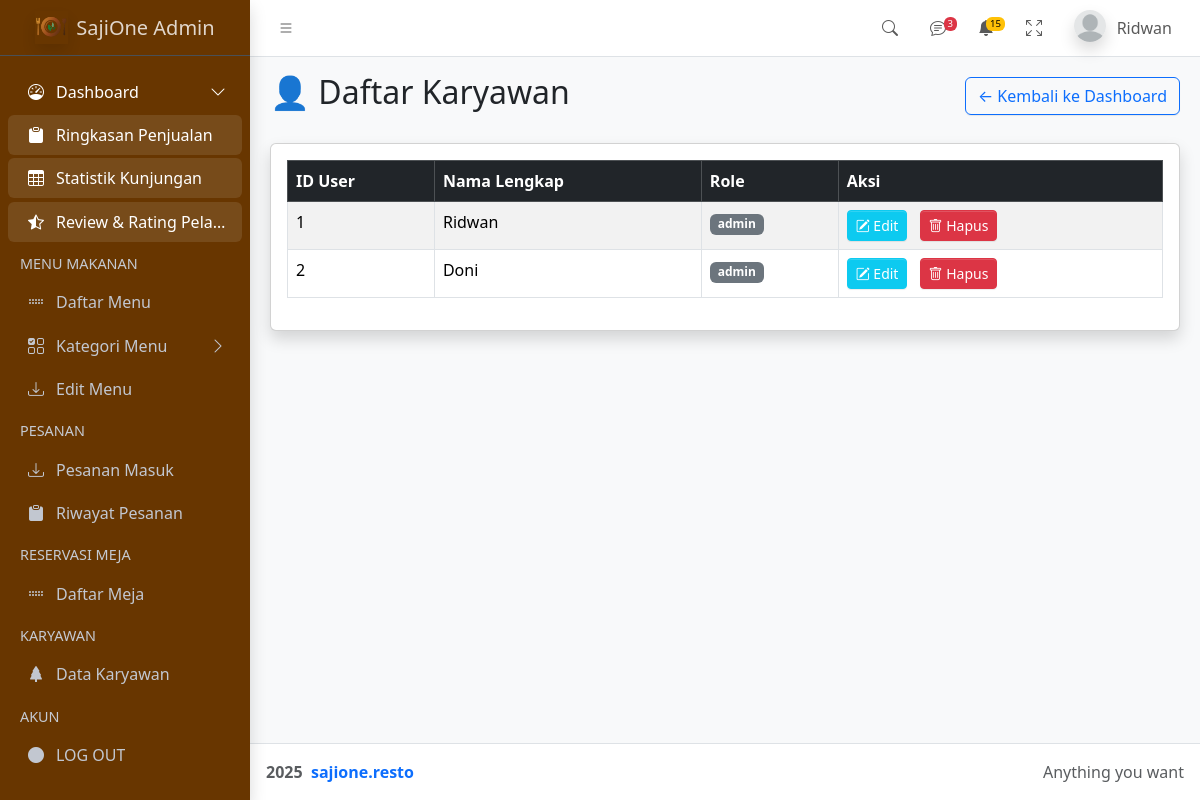
The app's page /docs/daftar-karyawan.php (signed in) with its own data.
### tables this page shows
CREATE TABLE `users` (
  `id_user` int NOT NULL,
  `username` varchar(50) DEFAULT NULL,
  `password` varchar(255) DEFAULT NULL,
  `nama_lengkap` varchar(100) DEFAULT NULL,
  `role` enum('admin','pelayan','kasir','chef') NOT NULL,
  `created_at` timestamp NULL DEFAULT CURRENT_TIMESTAMP
);

### docs/daftar-karyawan.php (the view, shortened to what this page needs)
<?php
include '../conn.php';
$query_users = "SELECT id_user, nama_lengkap, role FROM users";
$result_users = mysqli_query($conn, $query_users);
?>
<!doctype html>
<html lang="en">
<head>
    <link
        rel="stylesheet"
        href="https://cdn.jsdelivr.net/npm/@fontsource/source-sans-3@5.0.12/index.css"
        media="print"
        onload="this.media='all'"
    />
    <link
        rel="stylesheet"
        href="https://cdn.jsdelivr.net/npm/overlayscrollbars@2.11.0/styles/overlayscrollbars.min.css"
    />
    <link
        rel="stylesheet"
        href="https://cdn.jsdelivr.net/npm/bootstrap-icons@1.13.1/font/bootstrap-icons.min.css"
    />
    <link rel="stylesheet" href="../css/adminlte.css" />
    </head>
<body class="layout-fixed sidebar-expand-lg sidebar-open bg-body-tertiary">
    <div class="app-wrapper">
        <nav class="app-header navbar navbar-expand bg-body">
            <div class="container-fluid">
            <ul class="navbar-nav">
                <li class="nav-item">
                <a class="nav-link" data-lte-toggle="sidebar" href="#" role="button">
                    <i class="bi bi-list"></i>
                </a>
                </li>
            </ul>
            <ul class="navbar-nav ms-auto">
                <li class="nav-item">
                <a class="nav-link" data-widget="navbar-search" href="#" role="button">
                    <i class="bi bi-search"></i>
                </a>
                </li>
                <li class="nav-item dropdown">
                <a class="nav-link" data-bs-toggle="dropdown" href="#">
                    <i class="bi bi-chat-text"></i>
                    <span class="navbar-badge badge text-bg-danger">3</span>
                </a>
                </li>
                <li class="nav-item dropdown">
                <a class="nav-link" data-bs-toggle="dropdown" href="#">
                    <span class="navbar-badge badge text-bg-warning">15</span>
                </a>
                </li>
                <li class="nav-item">
                <a class="nav-link" href="#" data-lte-toggle="fullscreen">
                    <i data-lte-icon="maximize" class="bi bi-arrows-fullscreen"></i>
                </a>
                </li>
                <li class="nav-item dropdown user-menu">
                <a href="#" class="nav-link dropdown-toggle" data-bs-toggle="dropdown">
                    <img
                    src="../assets/img/profile.jpg"
                    class="user-image rounded-circle shadow"
                    alt="User Image"
                    />
                    <span class="d-none d-md-inline"><?php echo $_SESSION['nama_lengkap']; ?></span>
                </a>
            </div>
            </nav>
        <aside class="app-sidebar bg-body-secondary shadow" data-bs-theme="dark">
            <div class="sidebar-brand">
            <a href="./admin1.php" class="brand-link">
                <img
                src="../assets/img/SajiOne.png" alt="AdminLTE Logo" class="brand-image opacity-75 shadow"/>
                <span class="brand-text fw-light">SajiOne Admin</span>
                </a>
            </div>
            <div class="sidebar-wrapper">
            <nav class="mt-2">
                <ul
                class="nav sidebar-menu flex-column"
                data-lte-toggle="treeview"
                role="navigation"
                aria-label="Main navigation"
                data-accordion="false"
                id="navigation"
                >
                <li class="nav-item menu-open">
                    <a href="#" class="nav-link active">
                    <i class="nav-icon bi bi-speedometer"></i>
                    <p>
                        Dashboard
                    </p>
                    </a>
                    <ul class="nav nav-treeview">
                    <li class="nav-item">
                        <a href="../admin1.php" class="nav-link active">
                        <i class="nav-icon bi bi-clipboard-fill"></i>
                        <p>Ringkasan Penjualan</p>
                        </a>
                    </li>
                    </ul>
                    <ul class="nav nav-treeview">
                    <li class="nav-item">
                        <a href="../statistik-kunjungan.php" class="nav-link active">
                        <i class="nav-icon bi bi-table"></i>
                        <p>Statistik Kunjungan</p>
                        </a>
                    </li>
                    </ul>
                    <ul class="nav nav-treeview">
                    <li class="nav-item">
                        <a href="../UI/timeline.php" class="nav-link active">
                        <i class="nav-icon bi bi-star-half"></i>
                        <p>Review & Rating Pelanggan</p>
                        </a>
                    </li>
                    </ul>
                </li>
                <li class="nav-header">MENU MAKANAN</li>
                <li class="nav-item">
                    <a href="../docs/introduction.php" class="nav-link">
                    <i class="nav-icon bi bi-grip-horizontal"></i>
                    <p>Daftar Menu</p>
                    </a>
                </li>
                <li class="nav-item">
                    <a href="#" class="nav-link">
                    <i class="nav-icon bi bi-ui-checks-grid"></i>
                    <p>
                        Kategori Menu
                    </p>
                    </a>
                </li>
                <li class="nav-item">
                    <a href="../docs/tambah-edit-menu.php" class="nav-link">
                    <i class="nav-icon bi bi-download"></i>
                    <p>Edit Menu</p>
                    </a>
                </li>
                <li class="nav-header">PESANAN</li>
                <li class="nav-item">
                    <a href="../docs/pesanan-masuk.php" class="nav-link">
                    <i class="nav-icon bi bi-download"></i>
                    <p>Pesanan Masuk</p>
                    </a>
                </li>
                <li class="nav-item">
                    <a href="../docs/riwayat-pesanan.php" class="nav-link">
                    <i class="nav-icon bi bi-clipboard-fill"></i>
                    <p>Riwayat Pesanan</p>
                    </a>
                </li>
                <li class="nav-header">RESERVASI MEJA</li>
                <li class="nav-item">
                    <a href="../docs/daftar-meja.php" class="nav-link">
                    <i class="nav-icon bi bi-grip-horizontal"></i>
                    <p>Daftar Meja</p>
                    </a>
                </li>
                <li class="nav-header">KARYAWAN</li>
                <li class="nav-item">
                    <a href="../docs/daftar-karyawan.php" class="nav-link">
                    <i class="nav-icon bi bi-tree-fill"></i>
                    <p>Data Karyawan</p>
                    </a>
                </li>
                <li class="nav-header">AKUN</li>
                <li class="nav-item">
                    <a href="../login.php" class="nav-link">
                    <i class="nav-icon bi bi-circle-fill"></i>
                    <p>LOG OUT</p>
                    </a>
                </li>
                </ul>
                </nav>
            </div>
            </aside>
        <main class="app-main">
            <div class="app-content-header">
                <div class="container-fluid">
                    <div class="d-flex justify-content-between align-items-center mb-4">
                        <h2>👤 Daftar Karyawan</h2>
                        <a href="../admin1.php" class="btn btn-outline-primary">← Kembali ke Dashboard</a>
                    </div>
                    <div class="card shadow">
                        <div class="card-body">
                            <div class="table-responsive">
                                <table class="table table-bordered table-striped">
                                    <thead class="table-dark">
                                        <tr>
                                            <th>ID User</th>
                                            <th>Nama Lengkap</th>
                                            <th>Role</th>
                                            <th>Aksi</th>
                                        </tr>
                                    </thead>
                                    <tbody>
                                        <?php
                                        if (mysqli_num_rows($result_users) > 0) {
                                            while ($row_user = mysqli_fetch_assoc($result_users)) {
                                        ?>
                                            <tr>
                                                <td><?= htmlspecialchars($row_user['id_user']) ?></td>
                                                <td><?= htmlspecialchars($row_user['nama_lengkap']) ?></td>
                                                <td><span class="badge bg-secondary"><?= htmlspecialchars($row_user['role']) ?></span></td>
                                                <td>
                                                    <button type="button" class="btn btn-sm btn-info text-white me-2"
                                                            data-bs-toggle="modal" data-bs-target="#modalEditKaryawan"
                                                            data-id="<?= htmlspecialchars($row_user['id_user']) ?>"
                                                            data-nama="<?= htmlspecialchars($row_user['nama_lengkap']) ?>"
                                                            data-role="<?= htmlspecialchars($row_user['role']) ?>">
                                                        <i class="bi bi-pencil-square"></i> Edit
                                                    </button>
                                                    <button type="button" class="btn btn-sm btn-danger"
                                                            data-bs-toggle="modal" data-bs-target="#modalHapusKaryawan"
                                                            data-id="<?= htmlspecialchars($row_user['id_user']) ?>"
                                                            data-nama="<?= htmlspecialchars($row_user['nama_lengkap']) ?>">
                                                        <i class="bi bi-trash"></i> Hapus
                                                    </button>
                                                </td>
                                            </tr>
                                        <?php
                                            }
                                        } else {
                                        ?>
                                            <tr>
                                                <td colspan="4" class="text-center">Tidak ada data karyawan.</td>
                                            </tr>
                                        <?php
                                        }
                                        ?>
                                    </tbody>
                                </table>
                            </div>
                        </div>
                    </div>
                </div>
                </div>
            </main>
        <footer class="app-footer">
            <div class="float-end d-none d-sm-inline">Anything you want</div>
            <strong>
            <strong>
            2025&nbsp;
            <a href="https://Sajione.resto" class="text-decoration-none">sajione.resto</a>
            </strong>
        </footer>
        </div>
    </body>
</html>

### records on screen
users: id_user "1", nama_lengkap "Ridwan", role "admin"
users: id_user "2", nama_lengkap "Doni", role "admin"

### other values on screen
$_SESSION['nama_lengkap'] "Ridwan"
